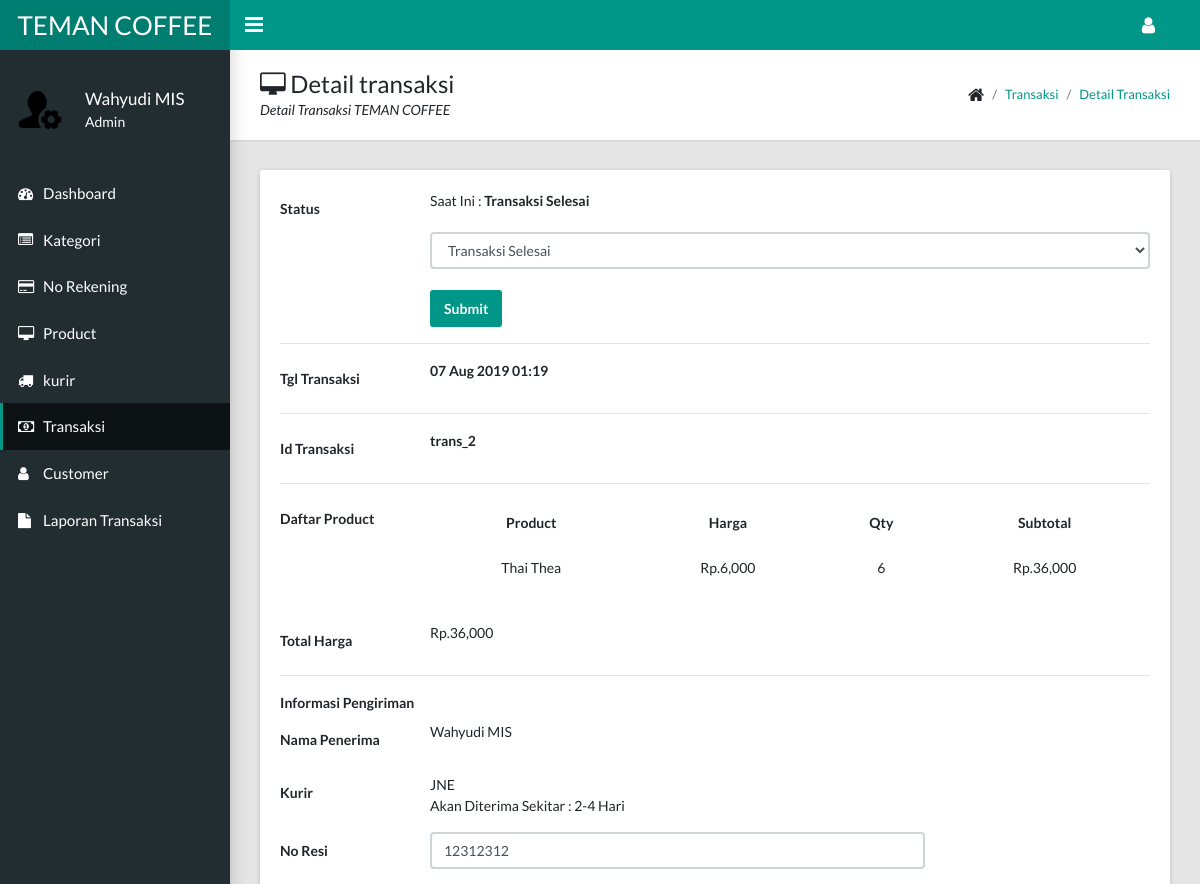
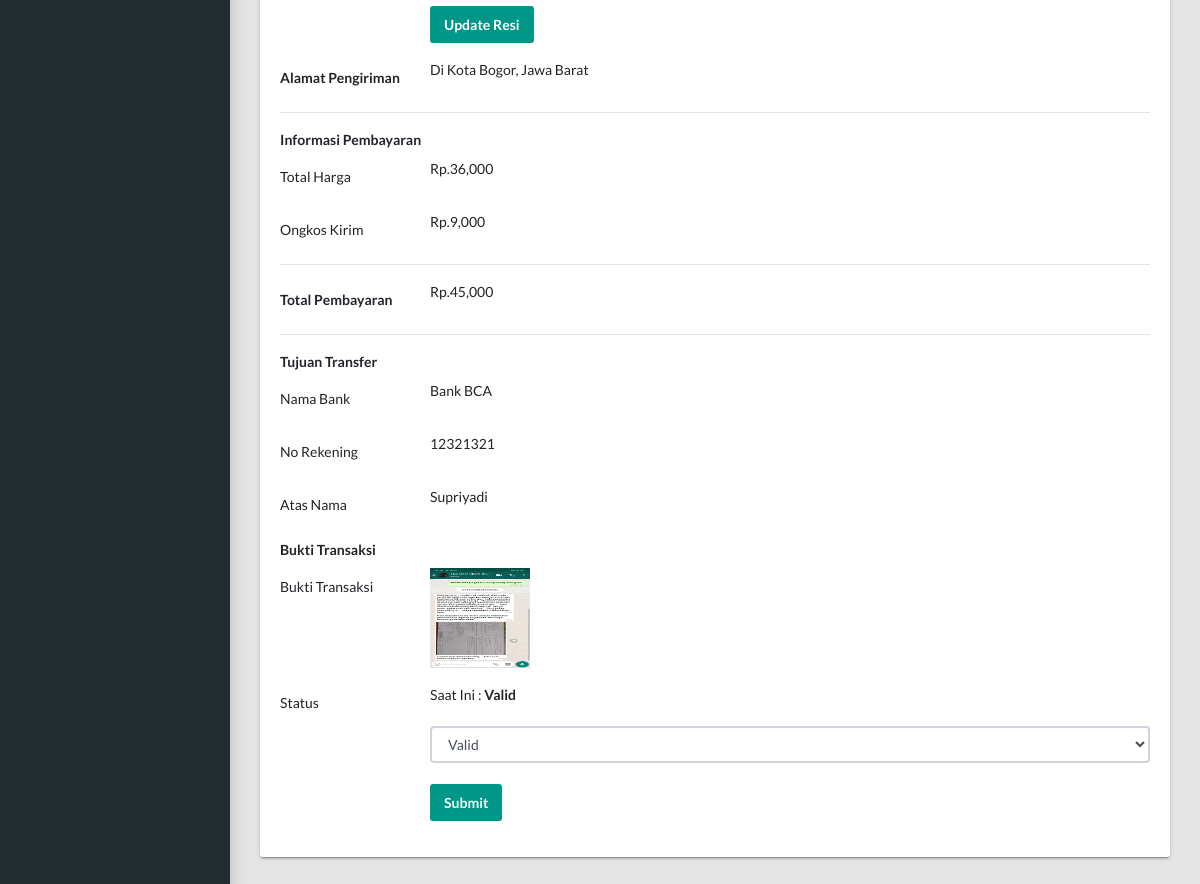
/admin/transaksi/detail_transaksi.php?id_transaksi=trans_2 (signed in), run on the app's committed database (2 pictures, top to bottom).
### tables this page shows
CREATE TABLE `transaksi` (
  `id_transaksi` varchar(30) NOT NULL,
  `id_customer` varchar(30) NOT NULL,
  `nama_customer` varchar(30) NOT NULL,
  `telepon` int(30) NOT NULL,
  `catatan_pembelian` text NOT NULL,
  `alamat` text NOT NULL,
  `total` int(30) NOT NULL,
  `no_rek` int(30) NOT NULL,
  `kurir` varchar(30) NOT NULL,
  `no_resi` varchar(30) NOT NULL,
  `tgl_transaksi` varchar(30) NOT NULL,
  `status` varchar(30) NOT NULL
);

CREATE TABLE `keranjang` (
  `id_keranjang` varchar(30) NOT NULL,
  `id_transaksi` varchar(30) NOT NULL,
  `id_customer` varchar(30) NOT NULL,
  `id_product` varchar(30) NOT NULL,
  `nama_product` varchar(30) NOT NULL,
  `qty` int(30) NOT NULL,
  `harga` int(30) NOT NULL,
  `subtotal` int(30) NOT NULL
);

CREATE TABLE `kurir` (
  `id_kurir` int(11) NOT NULL,
  `nama_kurir` varchar(30) NOT NULL,
  `biaya_kurir` int(30) NOT NULL,
  `waktu_pengiriman` varchar(30) NOT NULL
);

CREATE TABLE `rekening` (
  `id_rekening` int(11) NOT NULL,
  `nama_bank` varchar(30) NOT NULL,
  `no_rek` varchar(50) NOT NULL,
  `atas_nama` varchar(30) NOT NULL,
  `logo_bank` text NOT NULL
);

CREATE TABLE `bukti_transaksi` (
  `id_bukti` int(11) NOT NULL,
  `id_transaksi` varchar(30) NOT NULL,
  `bukti_transaksi` text NOT NULL,
  `status` varchar(30) NOT NULL
);

### admin/transaksi/detail_transaksi.php (the view, shortened to what this page needs)
<?php
include '../../koneksi.php';
?><!DOCTYPE html>
<html lang="en">
<head>
  <link rel="stylesheet" type="text/css" href="../docs/css/main.css">
  <link rel="stylesheet" type="text/css" href="../docs/fa/css/font-awesome.min.css">
</head>
<body class="app sidebar-mini rtl">
  <header class="app-header"><a class="app-header__logo" href="../index.php">TEMAN COFFEE</a>
    <a class="app-sidebar__toggle" href="#" data-toggle="sidebar" aria-label="Hide Sidebar"></a>
    <ul class="app-nav">
      <li class="dropdown"><a class="app-nav__item" href="#" data-toggle="dropdown" aria-label="Open Profile Menu"><i class="fa fa-user fa-lg"></i></a>
      </li>
    </ul>
  </header>
  <aside class="app-sidebar">
    <div class="app-sidebar__user"><img class="app-sidebar__user-avatar" src="../../assets/img/admin_icon.png" alt="User Image" width="60px" height="60px">
      <div>
        <?php
        $id_admin = $_SESSION['id_admin'];
        $q_user = mysqli_query($koneksi,"SELECT*FROM admin where id_admin = '$id_admin'");
        $user = mysqli_fetch_array($q_user);
        ?>
        <p class="app-sidebar__user-name"><?php echo $user['nama_admin']; ?></p>
        <p class="app-sidebar__user-designation">Admin</p>
      </div>
    </div>
    <ul class="app-menu">
      <li><a class="app-menu__item" href="../index.php"><i class="app-menu__icon fa fa-dashboard"></i><span class="app-menu__label">Dashboard</span></a></li>
      <li><a class="app-menu__item" href="../kategori/kategori.php"><i class="app-menu__icon fa fa-list-alt"></i><span class="app-menu__label">Kategori</span></a></li>
      <li><a class="app-menu__item" href="../rekening/rekening.php"><i class="app-menu__icon fa fa-credit-card"></i><span class="app-menu__label">No Rekening</span></a></li>
      <li><a class="app-menu__item" href="../product/product.php"><i class="app-menu__icon fa fa-desktop"></i><span class="app-menu__label">Product</span></a></li>
      <li><a class="app-menu__item" href="../kurir/kurir.php"><i class="app-menu__icon fa fa-truck"></i><span class="app-menu__label">kurir</span></a></li>
      <li><a class="app-menu__item active" href="transaksi.php"><i class="app-menu__icon fa fa-money"></i><span class="app-menu__label">Transaksi</span></a></li>
      <li><a class="app-menu__item" href="../customer/customer.php"><i class="app-menu__icon fa fa-user"></i><span class="app-menu__label">Customer</span></a></li>
      <li><a class="app-menu__item" href="../laporan_transaksi/laporan_transaksi.php"><i class="app-menu__icon fa fa-file"></i><span class="app-menu__label">Laporan Transaksi</span></a></li>
    </ul>
  </aside>
  <main class="app-content">
    <div class="app-title">
      <div>
        <h1><i class="fa fa-desktop"></i> Detail transaksi</h1>
        <p>Detail Transaksi TEMAN COFFEE</p>
      </div>
      <ul class="app-breadcrumb breadcrumb">
        <li class="breadcrumb-item"><i class="fa fa-home fa-lg"></i></li>
        <li class="breadcrumb-item"><a href="#">transaksi</a></li>
        <li class="breadcrumb-item"><a href="#">Detail Transaksi</a></li>
      </ul>
    </div>
    <div class="row">
      <div class="col-md-12">
        <div class="tile">
          <div class="tile-body">
            <?php
            $id_transaksi = $_GET['id_transaksi'];
            $query= mysqli_query ($koneksi, " select *  from transaksi where id_transaksi = '$id_transaksi' order by id_transaksi desc");
            $data= mysqli_fetch_array ($query);
            ?>
            <div class="form-group row">
              <label for="inputEmail3" class="col-sm-2 col-form-label"><b>Status</b></label>
              <div class="col-sm-10">
                Saat Ini : <b><?php echo $data['status']; ?></b><br><br>
                <form method="POST" action="aksi_detail.php">
                  <select class="form-control" id="status" name="status" required="required">
                   <option value="<?php echo $data['status']; ?>" selected disabled="true"><?php echo $data['status']; ?></option>
                 </select>
                 <br>
                 <input type="submit" name="submit" class="btn btn-primary" value="Submit">
               </form>
             </div>
           </div>
           <hr>
           <div class="form-group row">
            <label for="inputEmail3" class="col-sm-2 col-form-label"><b>Tgl Transaksi</b></label>
            <div class="col-sm-10">
              <b><?php echo $data['tgl_transaksi']; ?></b>
            </div>
          </div>
          <hr>
          <div class="form-group row">
            <label for="inputEmail3" class="col-sm-2 col-form-label"><b>Id Transaksi</b></label>
            <div class="col-sm-10">
              <b><?php echo $data['id_transaksi']; ?></b>
            </div>
          </div>
          <hr>
          <div class="form-group row">
            <label for="inputEmail3" class="col-sm-2 col-form-label"><b>Daftar Product</b></label>
            <div class="col-sm-10">
              <table class="table table-borderless">
                <tr>
                  <th class="text-center">
                    Product
                  </th>
                  <th class="text-center">
                    Harga
                  </th>
                  <th class="text-center">
                    Qty
                  </th>
                  <th class="text-center">
                    Subtotal
                  </th>
                </tr>
                <?php
                $query_keranjang= mysqli_query ($koneksi, " select *  from keranjang where id_transaksi = '$id_transaksi' order by id_keranjang desc");
                while ($keranjang= mysqli_fetch_array ($query_keranjang))
                  { ?>
                <tr>
                  <td class="text-center">
                    <?php echo $keranjang['nama_product']; ?>
                  </td>
                  <td class="text-center">
                    Rp.<?php echo number_format($keranjang['harga']); ?>
                  </td>
                  <td class="text-center">
                    <?php echo $keranjang['qty']; ?>
                  </td>
                  <td class="text-center">
                    Rp.<?php echo number_format($keranjang['subtotal']); ?>
                  </td>
                </tr>
                <?php } ?>
              </table>
            </div>
          </div>
          <div class="form-group row">
            <label for="inputEmail3" class="col-sm-2 col-form-label"><b>Total Harga</b></label>
            <div class="col-sm-10">
              <?php
              $total_belanja = mysqli_query($koneksi,"SELECT SUM(subtotal) AS total from keranjang where id_transaksi = '$id_transaksi' ");
              $total_harga = mysqli_fetch_array($total_belanja);
              ?>
              Rp.<?php echo number_format($total_harga['total']); ?>
            </div>
          </div>
          <hr>
          <?php
          $kurir =  $data['kurir'];
          $query_kurir = mysqli_query($koneksi,"SELECT*FROM kurir where nama_kurir = '$kurir' ");
          $kurir = mysqli_fetch_array($query_kurir); ?>
          <div class="form-group">
            <label for="exampleInputEmail1"><b>Informasi Pengiriman</b></label>
            <div class="form-group row">
              <label for="inputEmail3" class="col-sm-2 col-form-label"><b>Nama Penerima</b></label>
              <div class="col-sm-10">
                <?php echo $data['nama_customer']; ?>
              </div>
            </div>
            <div class="form-group row">
              <label for="inputEmail3" class="col-sm-2 col-form-label"><b>Kurir</b></label>
              <div class="col-sm-10">
                <?php echo $kurir['nama_kurir']; ?>
                <br>
                Akan Diterima Sekitar : <?php echo $kurir['waktu_pengiriman']; ?>
              </div>
            </div>
            <div class="form-group row">
              <label for="inputEmail3" class="col-sm-2 col-form-label"><b>No Resi</b></label>
              <div class="col-sm-7">
               <form method="POST" action="aksi_detail.php">
                <input type="text" name="no_resi" class="form-control" value="<?php echo $data['no_resi']; ?>"><br>
                <input type="submit" name="submit" class="btn btn-primary" value="Update Resi">
              </form>
            </div>
          </div>
          <div class="form-group row">
            <label for="inputEmail3" class="col-sm-2 col-form-label"><b>Alamat Pengiriman</b></label>
            <div class="col-sm-10">
              <?php echo $data['alamat']; ?>
            </div>
          </div>
        </div>
        <hr>
        <div class="form-group">
          <label for="exampleInputEmail1"><b>Informasi Pembayaran</b></label>
          <div class="form-group row">
            <label for="inputEmail3" class="col-sm-2 col-form-label">Total Harga</label>
            <div class="col-sm-10">
              Rp.<?php echo number_format($total_harga['total']); ?>
            </div>
          </div>
          <div class="form-group row">
            <label for="inputEmail3" class="col-sm-2 col-form-label">Ongkos Kirim</label>
            <div class="col-sm-10">
              Rp.<?php echo number_format($kurir['biaya_kurir']); ?>
            </div>
          </div>
          <hr>
          <div class="form-group row">
            <label for="inputEmail3" class="col-sm-2 col-form-label"><b>Total Pembayaran</b></label>
            <div class="col-sm-10">
              Rp.<?php echo number_format($data['total']); ?>
            </div>
          </div>
        </div>
        <hr>
        <?php
        $no_rek =  $data['no_rek'];
        $query_rek = mysqli_query($koneksi,"SELECT*FROM rekening where no_rek = '$no_rek' ");
        $rek = mysqli_fetch_array($query_rek);
        ?>
        <div class="form-group">
          <label for="exampleInputEmail1"><b>Tujuan Transfer</b></label>
          <div class="form-group row">
            <label for="inputEmail3" class="col-sm-2 col-form-label">Nama Bank</label>
            <div class="col-sm-10">
             Bank <?php echo $rek['nama_bank']; ?>
           </div>
         </div>
         <div class="form-group row">
          <label for="inputEmail3" class="col-sm-2 col-form-label">No Rekening</label>
          <div class="col-sm-10">
           <?php echo $rek['no_rek']; ?>
         </div>
       </div>
       <div class="form-group row">
        <label for="inputEmail3" class="col-sm-2 col-form-label">Atas Nama</label>
        <div class="col-sm-10">
         <?php echo $rek['atas_nama']; ?>
       </div>
     </div>
   </div>
   <?php
   $query_bukti = mysqli_query($koneksi,"SELECT*FROM bukti_transaksi where id_transaksi = '$id_transaksi' ");
   $bukti = mysqli_fetch_array($query_bukti);
   ?>
   <div class="form-group">
    <label for="exampleInputEmail1"><b>Bukti Transaksi</b></label>
    <?php if ($bukti == null) {
      ?>
      <h5>Belum Mengirim Bukti Transaksi</h5>
      <?php }else{ ?>
      <div class="form-group row">
        <label for="inputEmail3" class="col-sm-2 col-form-label">Bukti Transaksi</label>
        <div class="col-sm-10">
          <a href="#" data-toggle="modal" data-target="#detail-transaksi">
            <img src="../../assets/bukti_transaksi/<?php echo $bukti['bukti_transaksi']; ?>" width="100px" height="100px">
          </a>
        </div>
      </div>
      <div class="form-group row">
        <label for="inputEmail3" class="col-sm-2 col-form-label">Status</label>
        <div class="col-sm-10">
          Saat Ini : <b><?php echo $bukti['status']; ?></b><br><br>
          <form method="POST" action="aksi_detail.php">
           <select class="form-control" id="status" name="status" required="required">
             <option value="<?php echo $data['status']; ?>" selected disabled="true"><?php echo $bukti['status']; ?></option>
           </select>
           <br>
           <input type="submit" name="submit" class="btn btn-primary" value="Submit">
         </form>
       </div>
     </div>
     <?php } ?>
   </div>
 </div>
</div>
</div>
</div>
</main>
</body>
</html>

### data on the page
transaksi: status "Transaksi Selesai", tgl_transaksi "07 Aug 2019 01:19", id_transaksi "trans_2", nama_customer "Wahyudi MIS", no_resi "12312312", alamat "Di Kota Bogor, Jawa Barat", total "45,000"
keranjang: nama_product "Thai Thea", harga "6,000", qty "6", subtotal "36,000"
kurir: nama_kurir "JNE", waktu_pengiriman "2-4 Hari", biaya_kurir "9,000"
rekening: nama_bank "BCA", no_rek "12321321", atas_nama "Supriyadi"
bukti_transaksi: bukti_transaksi (picture), status "Valid"

### other printed values
$user['nama_admin'] "Wahyudi MIS"
$total_harga['total'] "36,000"
